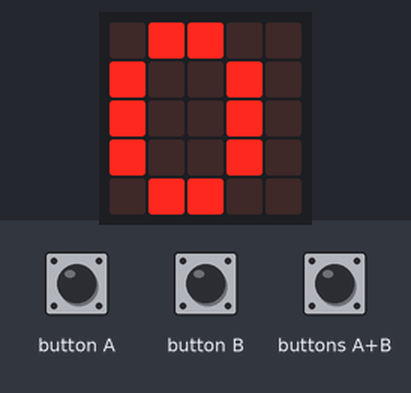
A program run on a simulated BBC micro:bit (MakeCode). Shown: the board's 5×5 LED display. The inputs (shaded band) are chosen by the test bench.

Above: at 1.2 s.
1.3 s: button A pressed for 0.15 s
At 2.4 s:
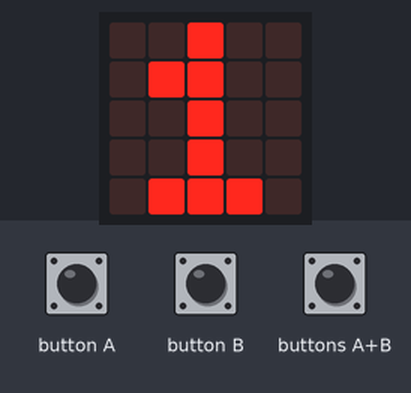
3.0 s: button A pressed for 0.15 s
At 4.5 s:
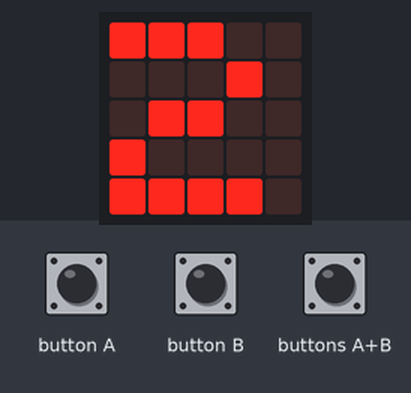
Timing chart, 0 to 6.0 s (numbered marks = the images above; inputs shaded):
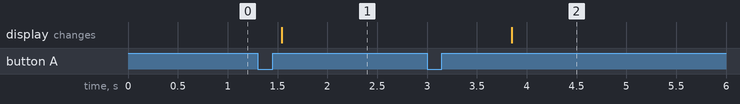

Measured:
- after the input at 1.3 s, the display: changes after 0.24 s (image 1)
- after the input at 3.0 s, the display: changes after 0.85 s (image 2)

The program:

main.ts
```typescript
let Nb_personne = 0
input.onButtonPressed(Button.A, function () {
    Nb_personne += 1
})
input.onButtonPressed(Button.AB, function () {
    Nb_personne = 0
})
input.onButtonPressed(Button.B, function () {
    Nb_personne += -1
})
basic.forever(function () {
    basic.showNumber(Math.constrain(Nb_personne, 0, 100))
})
basic.forever(function () {
    if (Nb_personne >= 10) {
        basic.showLeds(`
            # # # # #
            # # # # #
            # # # # #
            # # # # #
            # # # # #
            `)
        basic.showLeds(`
            . . . . .
            . . . . .
            . . . . .
            . . . . .
            . . . . .
            `)
    }
})
```

test.ts
```typescript
// les tests vont ici ; cela ne sera pas compilé si ce paquet est utilisé en tant qu'extension.
```
